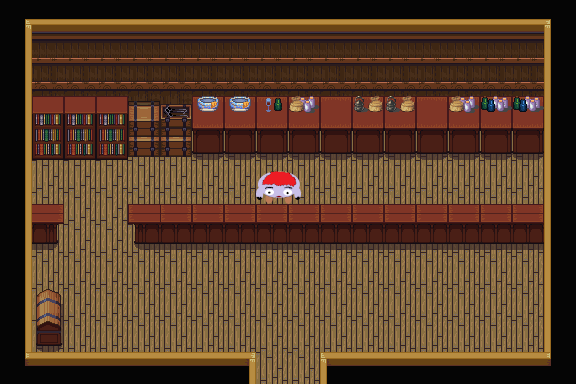

Tiled map render using the project's own tile images. Description and the whole map definition, tile-layer contents included, below:
An orthogonal 18x12 tile map with 32x32 px tiles, 4 tile layers (U_Background, U_Furniture, U_Beebos, T_Furniture2), 3 tilesets and 13 objects (beebo, treasure, village1-garden).

<map version="1.2" tiledversion="1.2.5" orientation="orthogonal" renderorder="right-down" width="18" height="12" tilewidth="32" tileheight="32" infinite="0" nextlayerid="9" nextobjectid="17">
 <tileset firstgid="1" source="Indoor.tsx" />
 <tileset firstgid="769" source="Indoor_2.tsx" />
 <tileset firstgid="993" source="Beebos.tsx" />
 <layer id="1" name="U_Background" width="18" height="12">
  <data encoding="csv">
338,340,340,340,340,340,340,340,340,340,340,340,340,340,340,340,340,337,
317,225,225,225,225,225,225,225,225,225,225,225,225,225,225,225,225,315,
317,249,249,249,249,249,249,249,249,249,249,249,249,249,249,249,249,315,
317,273,273,273,273,273,273,273,273,273,273,273,273,273,273,273,273,315,
317,361,361,361,361,361,361,361,361,361,361,361,361,361,361,361,361,315,
317,361,361,361,361,361,361,361,361,361,361,361,361,361,361,361,361,315,
317,361,361,361,361,361,361,361,361,361,361,361,361,361,361,361,361,315,
317,361,361,361,361,361,361,361,361,361,361,361,361,361,361,361,361,315,
317,361,361,361,361,361,361,361,361,361,361,361,361,361,361,361,361,315,
317,361,361,361,361,361,361,361,361,361,361,361,361,361,361,361,361,315,
317,361,361,361,361,361,361,361,361,361,361,361,361,361,361,361,361,315,
314,292,292,292,292,292,292,293,361,361,291,292,292,292,292,292,292,313
</data>
 </layer>
 <layer id="2" name="U_Furniture" width="18" height="12">
  <data encoding="csv">
0,0,0,0,0,0,0,0,0,0,0,0,0,0,0,0,0,0,
0,0,0,0,0,0,0,0,0,0,0,0,0,0,0,0,0,0,
0,0,0,0,0,0,0,0,0,0,0,0,0,0,0,0,0,0,
0,434,434,434,484,485,367,367,367,367,367,367,367,367,367,367,367,0,
0,458,458,458,508,508,391,391,391,391,391,391,391,391,391,391,391,0,
0,0,0,0,0,0,0,0,0,0,0,0,0,0,0,0,0,0,
0,0,0,0,0,0,0,0,0,0,0,0,0,0,0,0,0,0,
0,789,0,0,788,790,790,790,790,790,790,790,790,790,790,790,790,0,
0,0,0,0,0,0,0,0,0,0,0,0,0,0,0,0,0,0,
0,302,0,0,0,0,0,0,0,0,0,0,0,0,0,0,0,0,
0,326,0,0,0,0,0,0,0,0,0,0,0,0,0,0,0,0,
0,0,0,0,0,0,0,0,0,0,0,0,0,0,0,0,0,0
</data>
 </layer>
 <layer id="7" name="U_Beebos" width="18" height="12" offsetx="0" offsety="-10">
  <data encoding="csv">
0,0,0,0,0,0,0,0,0,0,0,0,0,0,0,0,0,0,
0,0,0,0,0,0,0,0,0,0,0,0,0,0,0,0,0,0,
0,0,0,0,0,0,0,0,0,0,0,0,0,0,0,0,0,0,
0,0,0,0,0,0,0,0,0,0,0,0,0,0,0,0,0,0,
0,0,0,0,0,0,0,0,0,0,0,0,0,0,0,0,0,0,
0,0,0,0,0,0,0,0,0,0,0,0,0,0,0,0,0,0,
0,0,0,0,0,0,0,0,1007,0,0,0,0,0,0,0,0,0,
0,0,0,0,0,0,0,0,0,0,0,0,0,0,0,0,0,0,
0,0,0,0,0,0,0,0,0,0,0,0,0,0,0,0,0,0,
0,0,0,0,0,0,0,0,0,0,0,0,0,0,0,0,0,0,
0,0,0,0,0,0,0,0,0,0,0,0,0,0,0,0,0,0,
0,0,0,0,0,0,0,0,0,0,0,0,0,0,0,0,0,0
</data>
 </layer>
 <layer id="3" name="T_Furniture2" width="18" height="12">
  <data encoding="csv">
0,0,0,0,0,0,0,0,0,0,0,0,0,0,0,0,0,0,
0,0,0,0,0,0,0,0,0,0,0,0,0,0,0,0,0,0,
0,0,0,0,0,0,0,0,0,0,0,0,0,0,0,0,0,0,
0,434,434,434,0,0,344,344,295,392,0,393,393,0,392,394,394,0,
0,458,458,458,0,0,0,0,0,0,0,0,0,0,0,0,0,0,
0,0,0,0,0,0,0,0,0,0,0,0,0,0,0,0,0,0,
0,773,0,0,772,774,774,774,774,774,774,774,774,774,774,774,774,0,
0,0,0,0,0,0,0,0,0,0,0,0,0,0,0,0,0,0,
0,0,0,0,0,0,0,0,0,0,0,0,0,0,0,0,0,0,
0,0,0,0,0,0,0,0,0,0,0,0,0,0,0,0,0,0,
0,0,0,0,0,0,0,0,0,0,0,0,0,0,0,0,0,0,
0,0,0,0,0,0,0,0,0,0,0,0,0,0,0,0,0,0
</data>
 </layer>
 <objectgroup id="4" name="Collisions">
  <object id="1" x="544" y="128" width="32" height="256" />
  <object id="2" x="0" y="0" width="576" height="128" />
  <object id="3" x="32" y="128" width="160" height="32" />
  <object id="4" x="0" y="128" width="32" height="256" />
  <object id="5" x="32" y="352" width="224" height="32" />
  <object id="6" x="32" y="288" width="32" height="64" />
  <object id="7" x="32" y="224" width="32" />
  <object id="8" x="128" y="224" width="416" />
  <object id="9" x="320" y="352" width="224" height="32" />
  <object id="11" x="256" y="182" width="47" height="37" />
 </objectgroup>
 <objectgroup id="6" name="Beebos">
  <object id="12" name="seed_seller" type="beebo" x="243" y="179" width="75" height="62" />
 </objectgroup>
 <objectgroup id="8" name="Treasures">
  <object id="13" name="seed-store-treasure1" type="treasure" x="32" y="288" width="32" height="64">
   <properties>
    <property name="way_x" type="int" value="1" />
    <property name="way_y" type="int" value="0" />
   </properties>
  </object>
 </objectgroup>
 <objectgroup id="5" name="Doorways">
  <object id="10" name="village1-garden" x="256" y="352" width="64" height="32">
   <properties>
    <property name="pos_x" type="int" value="24" />
    <property name="pos_y" type="int" value="29" />
   </properties>
  </object>
 </objectgroup>
</map>
